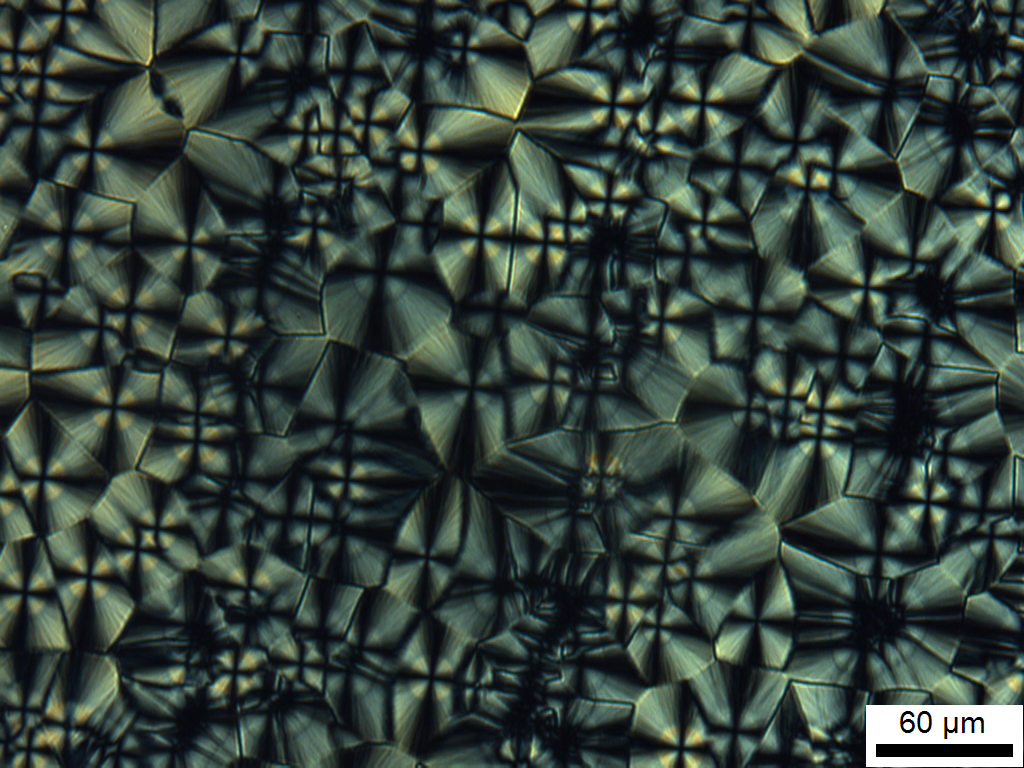
#> input picture tests/data/image_with_real_scale_bar.tif, 1024 x 768 px
$ python -i preprocessing.py   (imports and definitions only)
#> lines starting #> are read from the running program, lines starting #| are printed output that depends on the picture
"""
preprocessing.py

Another legacy image preprocessing module for segmenting spherulitic features in
polarized optical microscopy (POM) images of semicrystalline photopolymers.

This module implements advanced techniques for noise suppression, grain boundary
detection, foreground refinement, and robust watershed marker generation.

Key Features:
-------------
- CLAHE contrast enhancement
- Edge-based segmentation via morphological gradients
- Intensity- and texture-based region filling
- Foreground marker generation using peak-local-max and distance transforms
- Optional suppression of known background and dark-edge artifacts

Functions:
----------
1. preprocess_image:
   - Converts input BGR image to grayscale
   - Optionally enhances contrast (CLAHE)
   - Computes morphological gradients to identify grain boundaries
   - Suppresses dark backgrounds and fills high-intensity, high-variation regions
   - Accepts known background masks to exclude from further segmentation
   - Returns either the final mask or a debug dictionary of intermediate steps

2. compute_markers:
   - Applies morphological opening and distance transforms
   - Suppresses edge-based noise before applying distance transform
   - Uses peak-local-maximum to seed watershed markers
   - Returns a labeled marker image

3. visualize_markers:
   - Converts watershed markers to a color-coded RGB overlay for inspection

Usage Example:
--------------
```python
from preprocessing import preprocess_image, compute_markers, visualize_markers

# Step 1: Preprocess the image
foreground_mask = preprocess_image(raw_image)

# Step 2: Generate markers for watershed segmentation
markers = compute_markers(foreground_mask)

# Step 3: Visualize the marker regions
overlay = visualize_markers(markers)
```

Dependencies:
-------------
- OpenCV (cv2)
- NumPy
- SciPy (ndimage, gaussian_filter)
- scikit-image (peak_local_max)

#Author: Priyangika Pitawala
#Date: April 2025
"""

import cv2
import numpy as np
from skimage.feature import peak_local_max
from scipy import ndimage as ndi
from scipy.ndimage import gaussian_filter


# [72 lines left out: function preprocess_image, not called in this run]


def compute_markers(
    binary_image: np.ndarray,
    morph_kernel_size=(3, 3),
    dilation_iter=2,
    dist_transform_factor=0.3,
    min_foreground_area=50,
) -> np.ndarray:
#> called with morph_kernel_size = (3, 3), dilation_iter = 2, dist_transform_factor = 0.3, min_foreground_area = 50
    kernel = np.ones(morph_kernel_size, np.uint8)
    opening = cv2.morphologyEx(binary_image, cv2.MORPH_OPEN, kernel, iterations=2)
    sure_bg = cv2.dilate(opening, kernel, iterations=dilation_iter)
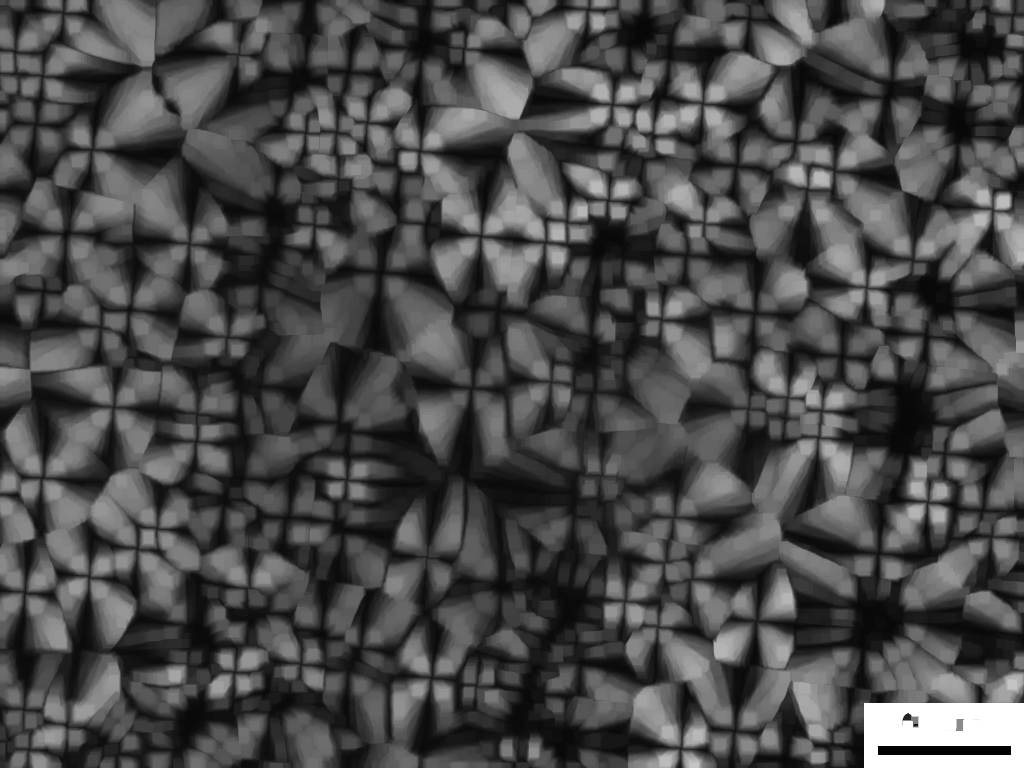
#> sure_bg: shape (768, 1024); min 0, max 255, mean 74

    edges = cv2.Canny(binary_image, 50, 150)
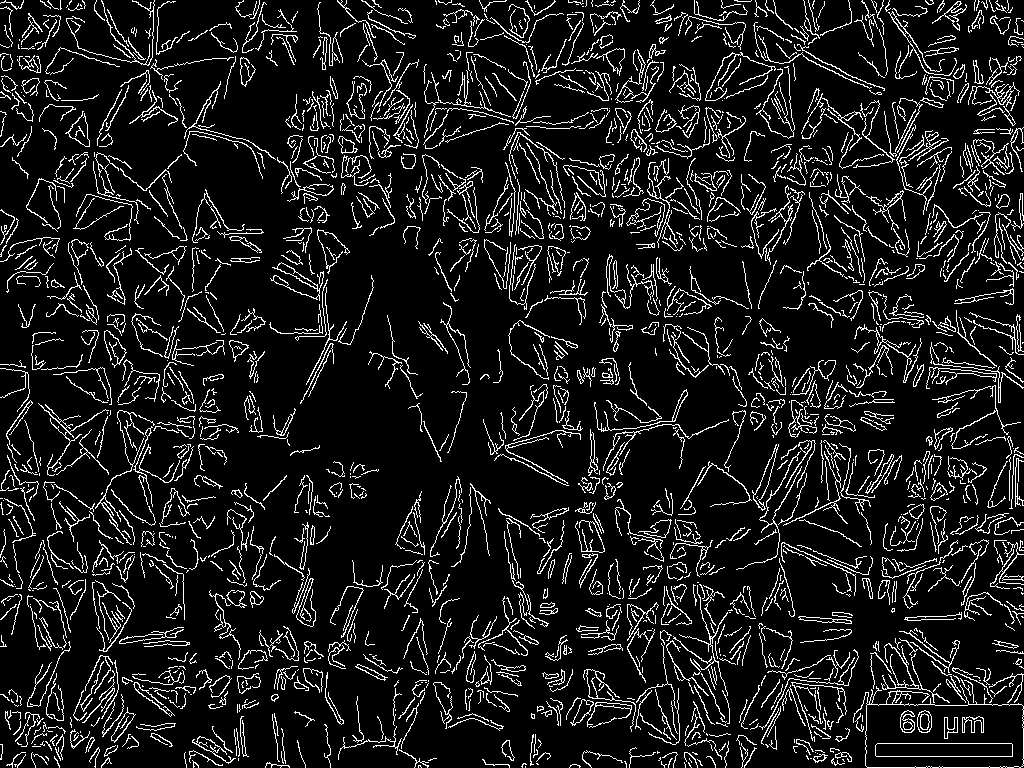
#> edges: shape (768, 1024); 10.5% white in thin lines or dots
    suppress_mask = cv2.bitwise_not(edges)
#> suppress_mask: shape (768, 1024); 89.5% white; black in thin lines or dots
    masked_fill = cv2.bitwise_and(opening, opening, mask=suppress_mask)
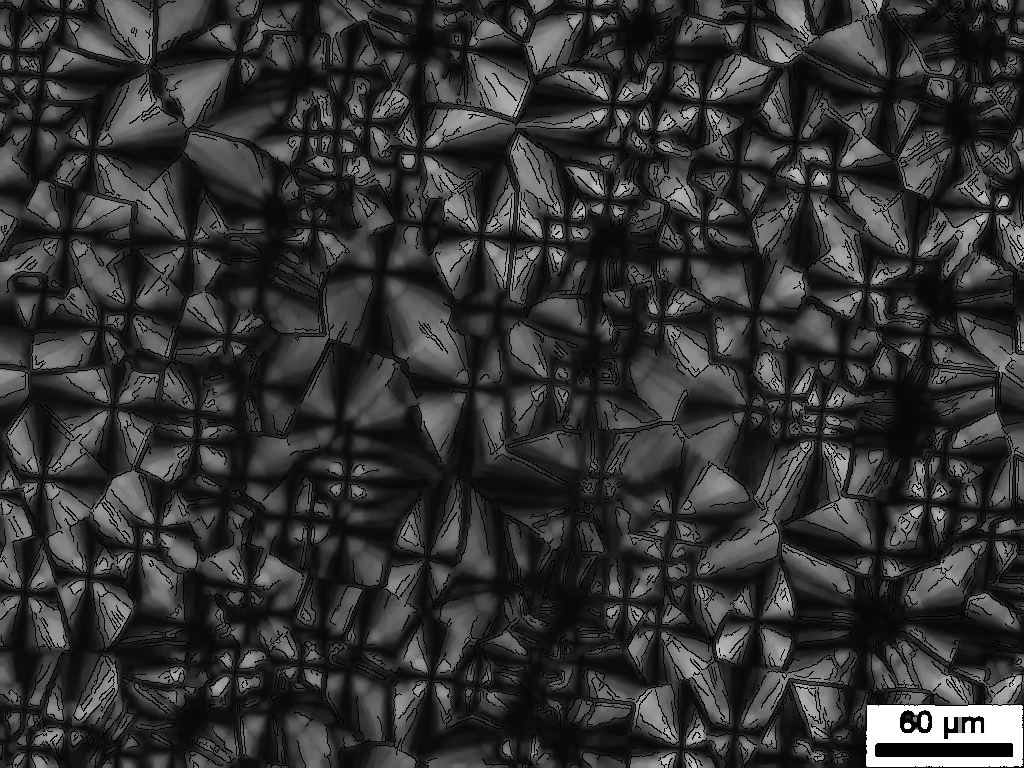
#> masked_fill: shape (768, 1024); min 0, max 255, mean 51.4

    dist_transform = cv2.distanceTransform(masked_fill, cv2.DIST_L2, 5)
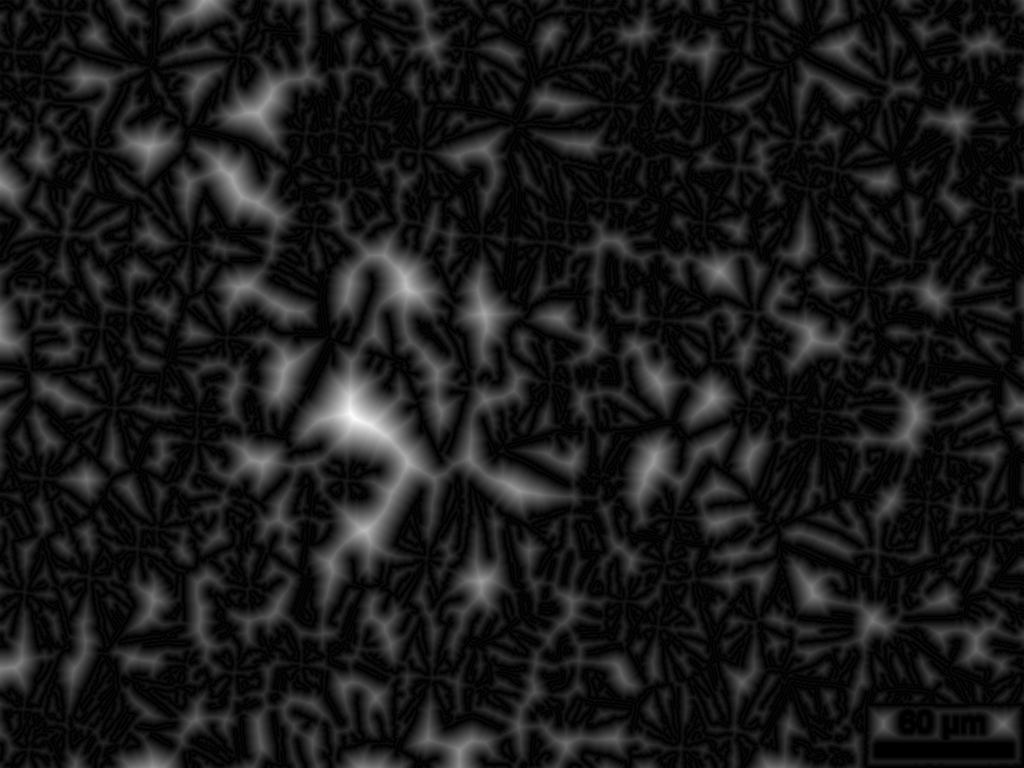
#> dist_transform: shape (768, 1024) float32; min 0, max 44.18, mean 4.5; drawn with min black and max white
    dist_transform = gaussian_filter(dist_transform, sigma=1.0)

    coordinates = peak_local_max(
        dist_transform, labels=masked_fill, footprint=np.ones((3, 3)), min_distance=5
    )
#> coordinates = 208010 pairs, first value 5 to 762, second value 5 to 1018
    local_max = np.zeros_like(dist_transform, dtype=bool)
    local_max[tuple(coordinates.T)] = True
    markers, _ = ndi.label(local_max)

    unknown = cv2.subtract(sure_bg, masked_fill)
    markers[unknown == 255] = 0

    return markers


# [7 lines left out: function visualize_markers, not called in this run]

>>> import cv2
>>> picture = cv2.imread('../../tests/data/image_with_real_scale_bar.tif', cv2.IMREAD_GRAYSCALE)
>>> result = compute_markers(picture)
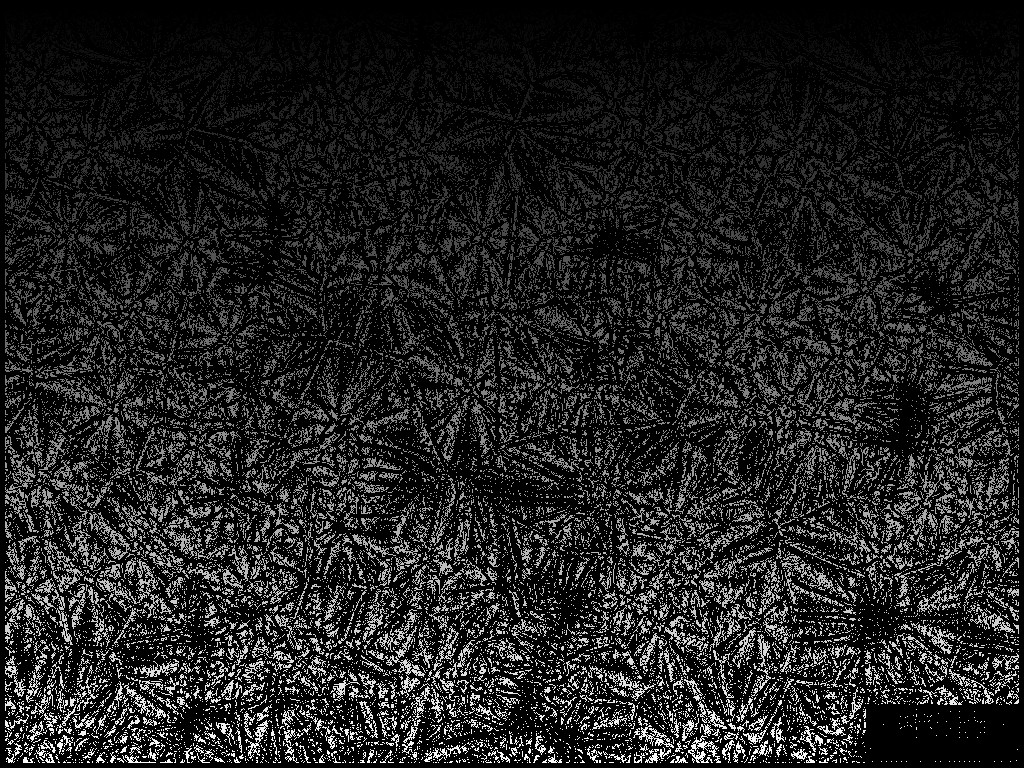
#> result: shape (768, 1024) int32; min 0, max 48250, mean 6227.3; drawn with min black and max white

$ run again, on tests/data/test_POM_image.tif
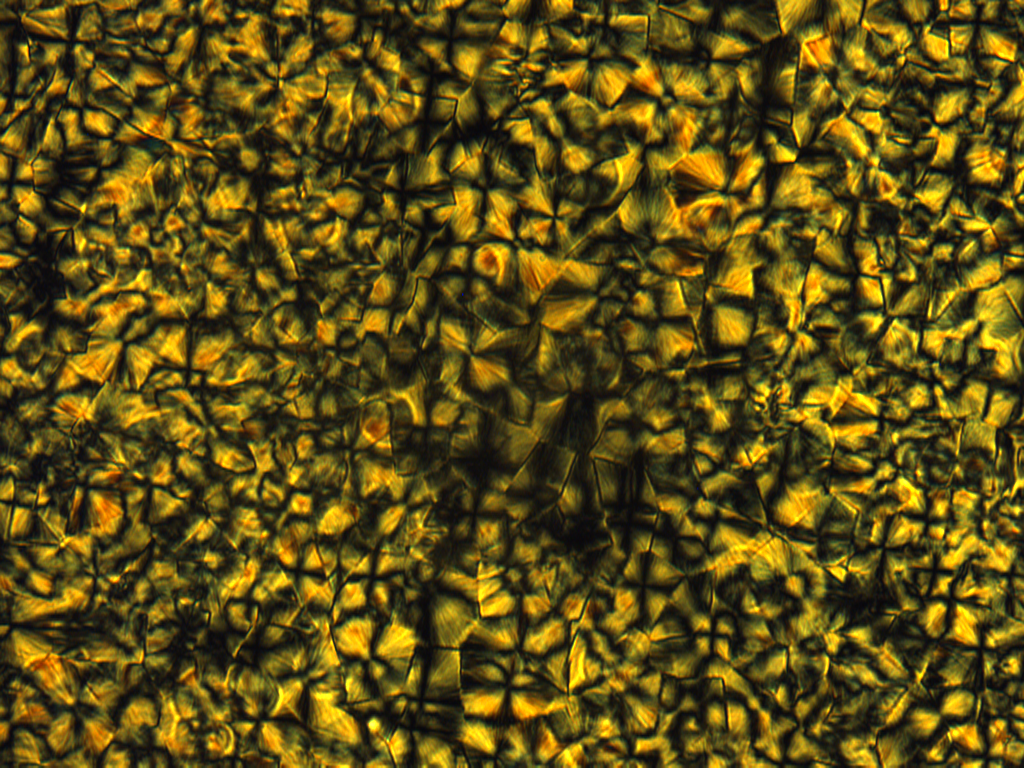
#> input picture tests/data/test_POM_image.tif, 1024 x 768 px
#> in compute_markers, `edges = cv2.Canny(binary_image, 50, 150)`:
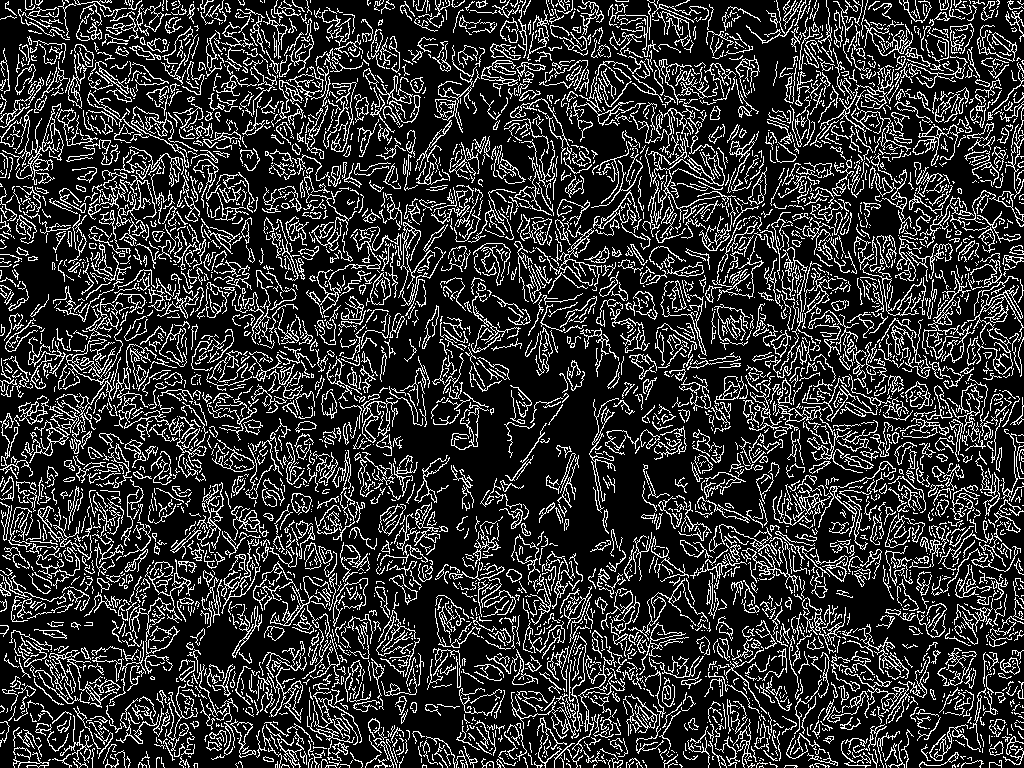
#> edges: shape (768, 1024); 19.7% white in thin lines or dots
#> suppress_mask: shape (768, 1024); 80.3% white; black in thin lines or dots
#> coordinates = 207066 pairs, first value 5 to 762, second value 5 to 1018
#> `result = compute_markers(picture)`:
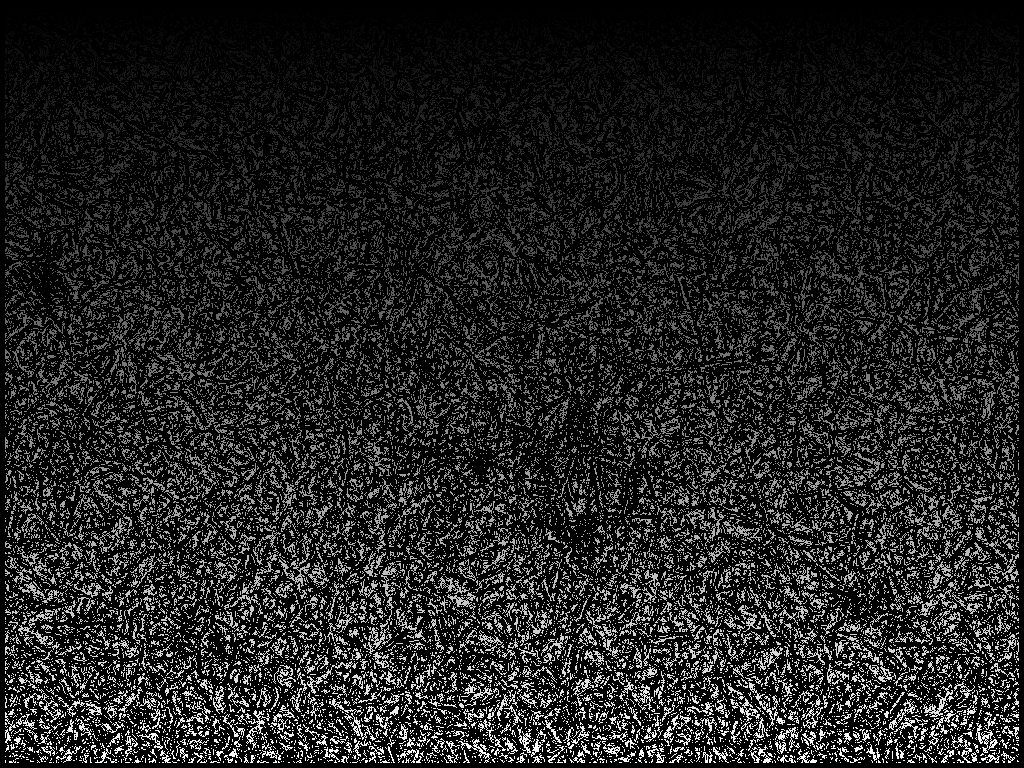
#> result: shape (768, 1024) int32; min 0, max 52157, mean 6884.8; drawn with min black and max white
